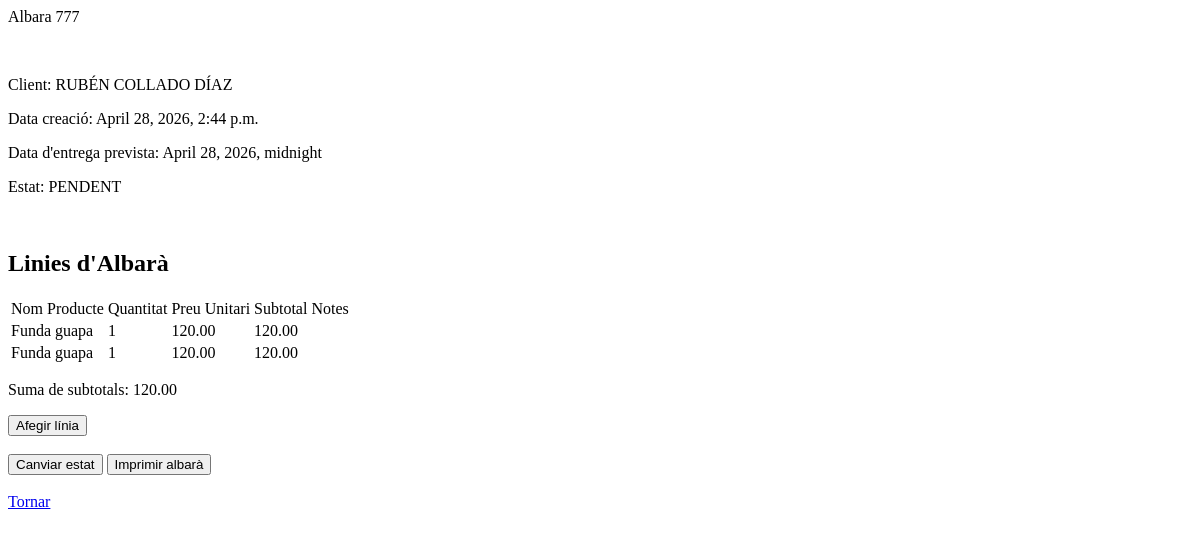
The page /albarans/3/ on the database as committed earlier.
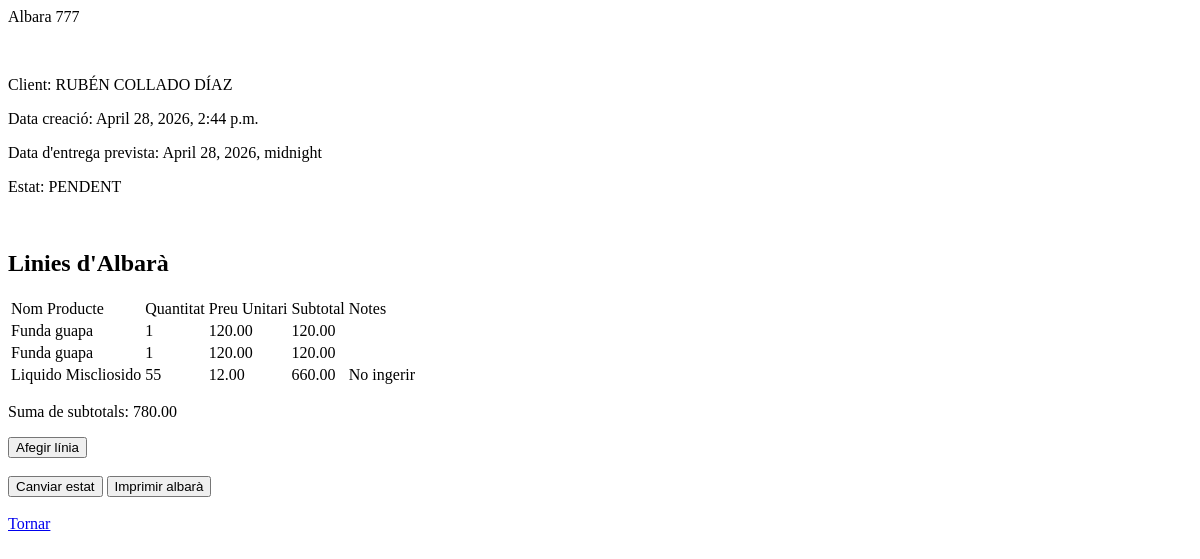
The same page on the database as committed later.
### Projecte/models.py (models this page shows, shortened)
class Albara(models.Model):
    ESTAT = [
        ('PENDENT', 'PENDENT'),
        ('EN_PREPARACIO', 'EN_PREPARACIO'),
        ('ENVIAT', 'ENVIAT'),
        ('ENTREGAT', 'ENTREGAT'),
        ('CANCELAT', 'CANCELAT')
    ]
    numero_albara = models.CharField(max_length=200, unique=True)
    client = ForeignKey('Client', on_delete=models.CASCADE, related_name='albarans') # FK SIEMPRE VA EN LA N EN 1..N
    data_creacio = models.DateTimeField(auto_now_add=True)
    data_entrega_prevista = models.DateTimeField()
    estat = models.CharField(max_length=200, choices=ESTAT)
    total = models.DecimalField(max_digits=5, decimal_places=2) # OJO DECIMALES SIEMPRE PIDE ESTOS ATRIBUTOS
    observacions = models.TextField(blank=True, null=False) # Se guarda como ''. Si ambos fueran True se guardaria como NULL

class Client(models.Model):
    codi_client = models.CharField(max_length=200, unique=True) # SIEMPRE DECLARAR MAX LENGTH EN CHAR
    nom_comercial = models.CharField(max_length=200)
    cif = models.CharField(max_length=200)
    persona_contacte = models.CharField(max_length=200)
    telefon = models.IntegerField()
    email = models.EmailField()
    adreca_entrega = models.CharField(max_length=200)
    poblacio = models.CharField(max_length=200)
    codi_postal = models.IntegerField()
    actiu = models.BooleanField(default=True)

class LineaAlbara(models.Model):
    albara = ForeignKey('Albara', on_delete=models.CASCADE, related_name='linies_albara')
    nom_producte = models.CharField(max_length=200)
    quantitat = models.IntegerField()
    preu_unitari = models.DecimalField(max_digits=5, decimal_places=2)
    subtotal = models.DecimalField(max_digits=5, decimal_places=2)
    notes = models.CharField(blank=True, null=False)

### Projecte/views.py (the view)
# urls.py: path('albarans/<int:id>/', views.DetallsAlbara.as_view(), name='detallsAlbara'),
class DetallsAlbara(View):
    def get(self, request, *args, **kwargs):
        idURL = self.kwargs['id']
        albara = Albara.objects.get(pk=idURL)
        totalSubtotals = 0
        for liniaAlbara in albara.linies_albara.all():
            totalSubtotals += liniaAlbara.subtotal
        afegirLinea = albara.estat == 'PENDENT' or albara.estat == 'EN_PREPARACIO'
        return render(request, 'albarans/detallsAlbara.html', {'albara': albara, 'totalSubtotals': totalSubtotals, 'afegirLinea': afegirLinea})

### templates/albarans/detallsAlbara.html (shortened to what this page needs)
<html>
<head>
</head>
<body>
    <p>Albara {{ albara.numero_albara }}</p>
    <br />
    <p>Client: {{ albara.client.nom_comercial }}</p>
    <p>Data creació: {{ albara.data_creacio }}</p>
    <p>Data d'entrega prevista: {{ albara.data_entrega_prevista }}</p>
    <p>Estat: {{ albara.estat }}</p>
    <br />
    <h2>Linies d'Albarà</h2>
    <table>
        <tr>
            <td>Nom Producte</td>
            <td>Quantitat</td>
            <td>Preu Unitari</td>
            <td>Subtotal</td>
            <td>Notes</td>
        </tr>
        {% for liniaAlbara in albara.linies_albara.all %}
            <tr>
                <td>{{ liniaAlbara.nom_producte }}</td>
                <td>{{ liniaAlbara.quantitat }}</td>
                <td>{{ liniaAlbara.preu_unitari }}</td>
                <td>{{ liniaAlbara.subtotal }}</td>
                <td>{{ liniaAlbara.notes }}</td>
            </tr>
        {% empty %}
            <p>No hi ha linies d'albarà</p>
        {% endfor %}
    </table>
    <p>Suma de subtotals: {{ albara.total }}</p>
    {% if afegirLinea %}
        <a href="/albarans/{{ albara.id }}/afegir-linia/"><button>Afegir línia</button></a>
        <br />
    {% endif %}
    <br />
    <a href=""><button>Canviar estat</button></a>
    <button>Imprimir albarà</button>
    <br />
    <br />
    <a href="/albarans/">Tornar</a>
</body>
</html>

Rows that differ between the two databases and show on the page:
changed Albara "PENDENT": total "120.00" → "780.00"
added LineaAlbara: nom_producte "Liquido Miscliosido", quantitat "55", preu_unitari "12.00", subtotal "660.00", notes "No ingerir"
